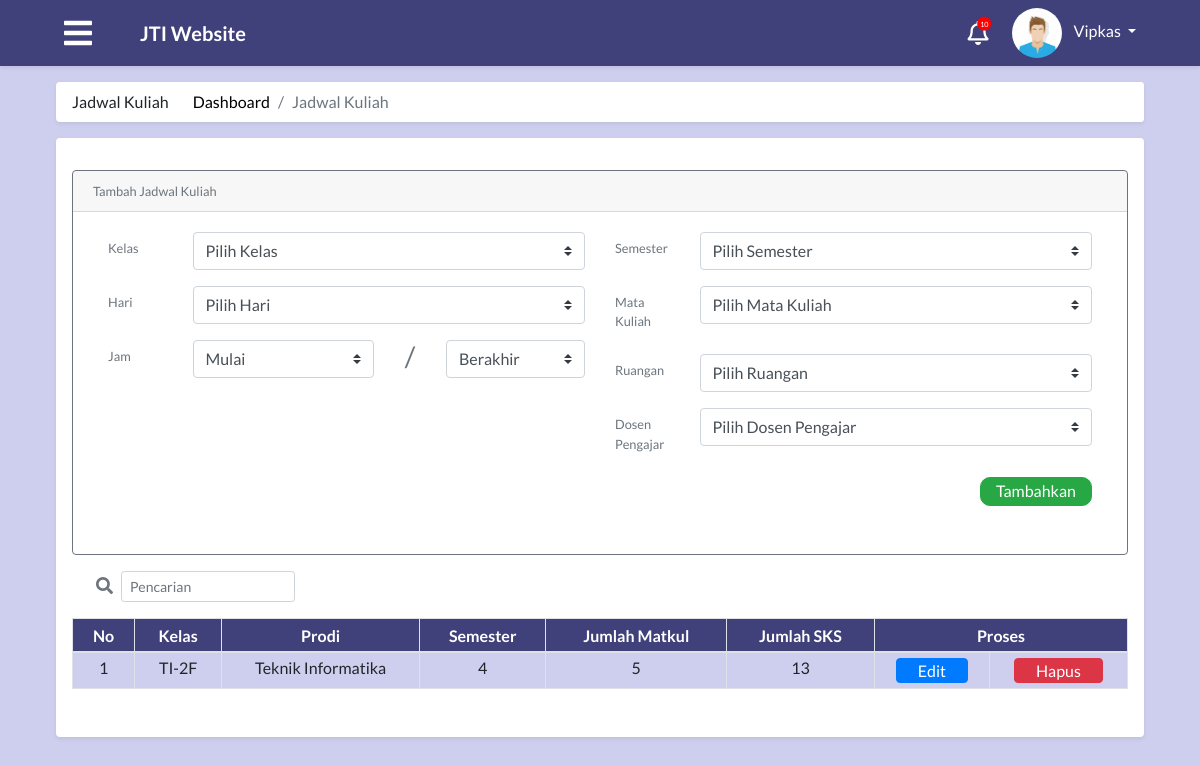
Screenshot of /module/index.php?module=dataJadwalKuliah (signed in) with the database file from the repository.
### tables this page shows
CREATE TABLE `tabel_admin` (
  `id_admin` int(30) NOT NULL,
  `nama` varchar(50) NOT NULL,
  `nip` int(20) NOT NULL,
  `foto` text,
  `alamat` text,
  `tempat_lahir` varchar(50) DEFAULT NULL,
  `tangal_lahir` date DEFAULT NULL,
  `id_user` int(11) NOT NULL,
  `waktu_edit` datetime NOT NULL
);

CREATE TABLE `tabel_semester` (
  `id_semester` int(30) NOT NULL,
  `semester` int(11) NOT NULL
);

### module/admin/jadwal/dataJadwalKuliah.php (the view, shortened to what the rows shown need)
<?php
    include "../config/connection.php";
    include "../process/proses_adminJadwalKuliah.php";
?>
<main role="main" class="container-fluid">
    <div id="dataDosen" class="row">
        <div class="col-md-12 p-0">
            <div class="m-2 p-3 bg-white rounded shadow-sm">
                <div class="media text-muted pt-3">
                    <div class="media-body pb-3 mb-0 small lh-125">
                        <div class="isi">
                            <br>
                            <div class="scrollbar scrollbar-x" id="dataJadwalKuliah" style="overflow:auto;">
                                <?php
                                    $resultJadwalKuliah=jadwalKuliah($con);
                                if (mysqli_num_rows($resultJadwalKuliah) > 0){
                                ?>
                                <table class="table table-striped table-bordered text-center mt-3 itemJadwalKuliah">
                                    <thead>
                                        <tr>
                                            <th>No</th>
                                            <th>Kelas</th>
                                            <th>Prodi</th>
                                            <th>Semester</th>
                                            <th>Jumlah Matkul</th>
                                            <th>Jumlah SKS</th>
                                            <th colspan="2">Proses</th>
                                        </tr>
                                    </thead>
                                    <tbody>
                                        <?php
                                        $no=1;
                                        while($row = mysqli_fetch_assoc($resultJadwalKuliah)){
                                        ?>
                                        <tr class="itemJadwalKuliah">
                                            <td class="tampil-detail" data-kelas="<?php echo $row["id_kelas"];?>"
                                                data-semester="<?php echo $row["id_semester"];?>"><?php echo $no;?></td>
                                            <td class="tampil-detail kelas" data-kelas="<?php echo $row["id_kelas"];?>"
                                                data-semester="<?php echo $row["id_semester"];?>">
                                                <?php echo $row["kode"]; ?>-<?php echo $row["tingkat"]; echo $row["kode_kelas"] ?>
                                            </td>
                                            <td class="tampil-detail nama" data-kelas="<?php echo $row["id_kelas"];?>"
                                                data-semester="<?php echo $row["id_semester"];?>">
                                                <?php echo $row["nama"]; ?></td>
                                            <td class="tampil-detail semester"
                                                data-kelas="<?php echo $row["id_kelas"];?>"
                                                data-semester="<?php echo $row["id_semester"];?>">
                                                <?php echo $row["semester"]; ?></td>
                                            <td class="tampil-detail jumlah_matkul"
                                                data-kelas="<?php echo $row["id_kelas"];?>"
                                                data-semester="<?php echo $row["id_semester"];?>">
                                                <?php echo $row["jumlah_matkul"]; ?></td>
                                            <td class="tampil-detail jumlah_sks"
                                                data-kelas="<?php echo $row["id_kelas"];?>"
                                                data-semester="<?php echo $row["id_semester"];?>">
                                                <?php echo $row["jumlah_sks"]; ?></td>
                                            <td><button class="btn btn-primary edit-jadwal-kuliah"
                                                    data-kelas="<?php echo $row["id_kelas"];?>"
                                                    data-semester="<?php echo $row["id_semester"];?>" type="button"
                                                    class="pratinjau btn" data-toggle="modal"
                                                    data-target="#editModal">Edit</button></td>
                                            <td><button class="btn btn-danger hapus-jadwal-kuliah"
                                                    id="<?php echo $row["id_kelas"]; ?>"
                                                    attrSemester="<?php echo $row["id_semester"]; ?>" type="button"
                                                    data-toggle="modal" data-target="#hapus">Hapus</button></td>
                                        </tr>
                                        <?php
                                        $no++;
                                        }
                                    }
                                        ?>
                                    </tbody>
                                </table>
                            </div>
                        </div>
                    </div>
                </div>
            </div>
        </div>
    </div>
</main>

### module/index.php (shortened to what the rows shown need)
<?php
include "../process/proses_modalPengaturan.php";
$level = $_SESSION['level'];
$idUser = $_SESSION['id'];
?>
<?php
switch ($level) {
  case 'admin':
    $queryUser = "SELECT a.*, b.* FROM tabel_user a, tabel_admin b WHERE a.id_user=$idUser and a.id_user=b.id_user";
    $resultUser = mysqli_query($con, $queryUser);
    $rowUser = mysqli_fetch_assoc($resultUser);
    $namaUser = $rowUser["nama"];
    break;
}
?>
<!DOCTYPE html>
<html>
<head>
  <?php
  include "../config/styles.php";
  ?>
</head>
<body>
    <nav class="app-navbar navbar navbar-expand-md navbar-dark bg-blue shadow-sm sticky-top mb-2">
      <div class="collapse navbar-collapse" id="navbarCollapse">
        <div class="dropdown mr-5">
          <img class="dropdown-toggle nav-profile-photo ml-4 " src="../attachment/img/<?php echo ($rowUser['foto'] == null)? 'avatar.jpeg' : $rowUser['foto'] ; ?>" data-toggle="dropdown" aria-haspopup="true" aria-expanded="false" style="width:50px;height:50px;border-radius:50%;">
          <a href="#" class="dropdown-toggle ml-2 profile-link" id="dropdownMenuButton" data-toggle="dropdown" aria-haspopup="true" aria-expanded="false"><?php echo ($namaUser); ?>&nbsp;<b class="caret"></b></a>
        </div>
      </div>
    </nav>
    <div class="container-fluid px-5">
      <?php
      $module = $_GET["module"];
      if ($level == "mahasiswa") {
        switch ($module) {
          case "home":
            include "mahasiswa/home.php";
            break;
          case "kompenAbsen":
            include "mahasiswa/kompenAbsen.php";
            break;
          case "coba":
            include "mahasiswa/coba.php";
            break;
          case "krs":
            include "mahasiswa/krs.php";
            break;
          case "jadwal":
            include "mahasiswa/jadwal.php";
            break;
          case "nilai":
            include "mahasiswa/nilai.php";
            break;
          case "nilaiError":
            include "mahasiswa/nilaiError.php";
            break;
          case "kelasKosong":
            include "mahasiswa/kelasKosong.php";
            break;
          case "notifikasi":
            include "notifikasi.php";
            break;
          default:
            include "404.php";
        }
      } else if ($level == "admin") {
        switch ($module) {
          case "dataJadwalKuliah":
            include "admin/jadwal/dataJadwalKuliah.php";
            break;
        }
      }
        ?>
    </div>
</body>
</html>

### rows the page displays
tabel_admin: nama "Vipkas"
tabel_semester: kode "TI", tingkat "2", kode_kelas "F", nama "Teknik Informatika", semester "4", jumlah_matkul "5", jumlah_sks "13"
